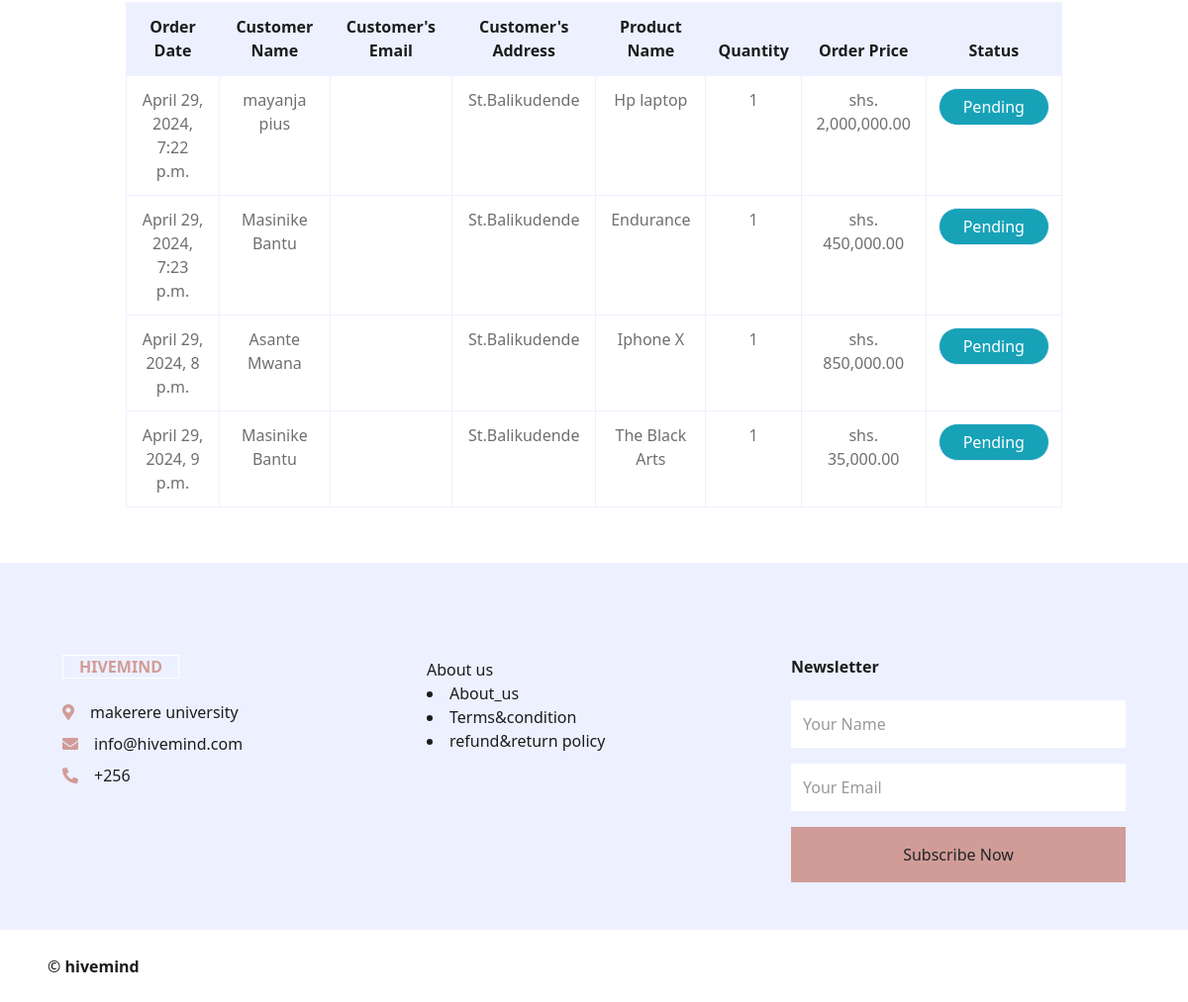
Page /business/ordered/ (signed in, lower part) on the earlier database version.
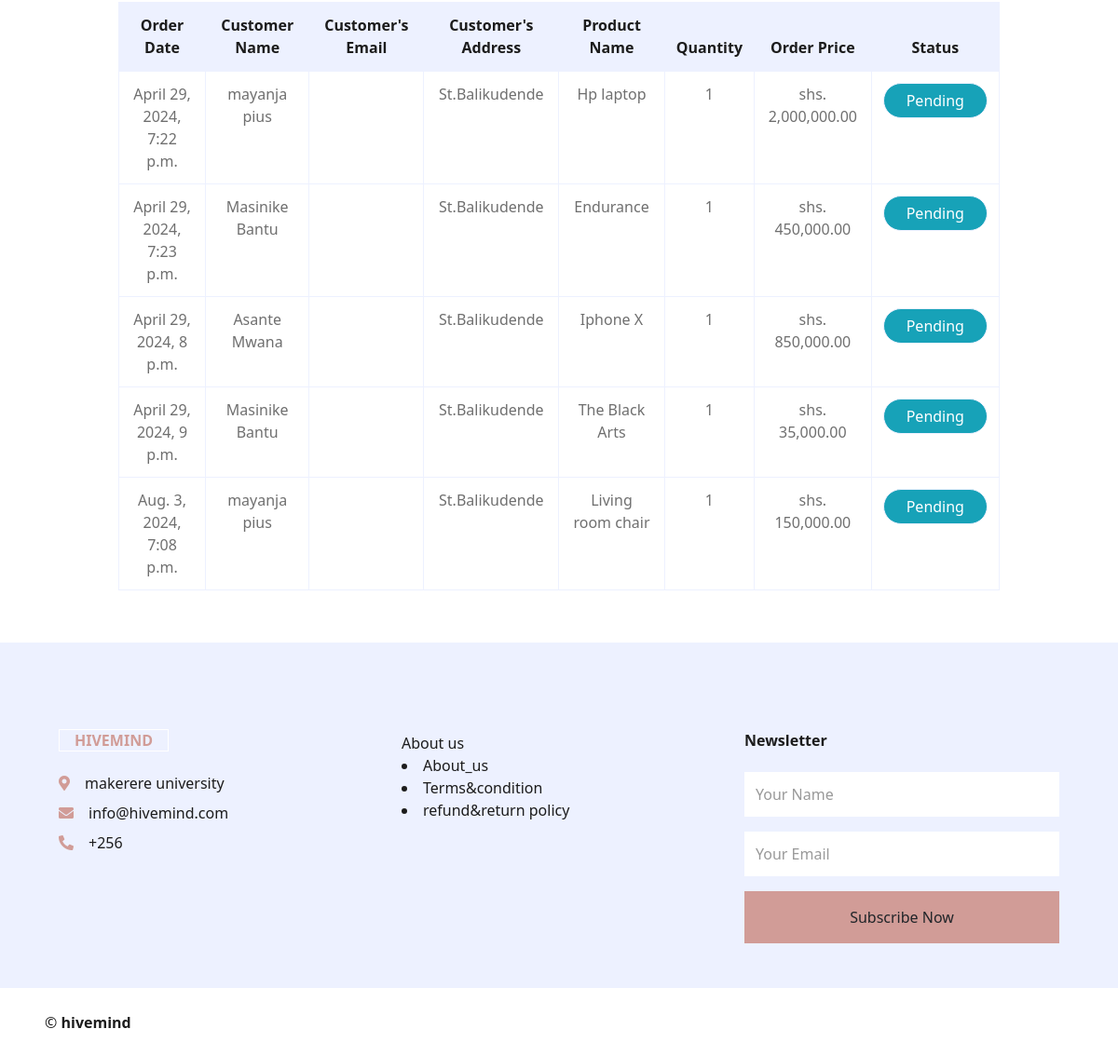
Same page on the later database version.
### orders/models.py (models this page shows, shortened)
class OrderItem(models.Model):
    order = models.ForeignKey(Order,related_name='orders',on_delete=models.CASCADE)
    product = models.ForeignKey(Type,related_name='items',on_delete=models.CASCADE)
    price = models.DecimalField(max_digits=10,decimal_places=2)
    quantity = models.PositiveIntegerField(default=1)
    def get_cost(self):
        return self.price * self.quantity

class Order(models.Model):
    user = models.ForeignKey(User, related_name='orders', on_delete=models.CASCADE, null=True)
    first_name = models.CharField(max_length=50)
    last_name = models.CharField(max_length=50)
    address = models.CharField(max_length=250)
    phone_number = models.CharField(max_length=20)
    created = models.DateTimeField(auto_now_add=True)
    updated = models.DateTimeField(auto_now=True)
    paid = models.BooleanField(default=False)
    class Meta:
        ordering = ['-created']
        indexes = [
             models.Index(fields=['-created']),
             ]

### jumia/models.py (models this page shows, shortened)
class Type(models.Model):
    category = models.ForeignKey(Categories, related_name='type',on_delete=models.CASCADE, blank=True, null=True)
    name = models.CharField(max_length = 250)
    description = models.TextField(blank=True, null=True)
    price = models.DecimalField(max_digits = 30, decimal_places=2)
    image = models.ImageField(upload_to='uploads/', null=True)
    is_available = models.BooleanField(default=True)
    product_by = models.ForeignKey(User,on_delete=models.CASCADE, blank=True, null=True)
    created_at = models.DateTimeField(auto_now_add=True)

### business/views.py (the view)
# urls.py: path('ordered/',ordered, name= 'ordered'),
@login_required
@business_required
def ordered(request):
    ordered_product = OrderItem.objects.all()
    return render(request, 'bus/ordered.html', {'ordered_product':ordered_product})

### cart/context_processors.py (called while the page is built)
def cart(request):
    return {'cart': Cart(request)}

### jumia/context_processors.py (called while the page is built)
def categories(request):
    cat = Categories.objects.all()
    return {'cat': cat}

### business/templates/bus/ordered.html (shortened to what this page needs)
{% extends 'bus/board.html' %}
{% load humanize %}
{% block content %}
<div class="container-fluid pt-5">
  <br>
  <br>
  <div class="row px-xl-4 pb-2">
      <table class="table table-bordered text-center mb-0">
        <thead class="bg-secondary text-dark">
            <tr>
                <th>Order Date</th>
                <th>Customer Name</th>
                <th>Customer's Email</th>
                <th>Customer's Address</th>
                <th>Product Name</th>
                <th>Quantity</th>
                <th>Order Price</th>
                <th>Status</th>
            </tr>
        </thead>
        <tbody class="align-middle">
          {% for item in ordered_product %}
              {% if request.user == item.product.product_by %}
                <tr>
                  <td>{{item.order.created}}</td>
                  <td>{{item.order.first_name}} {{item.order.last_name}}</td>
                  <td>{{item.order.email}}</td>
                  <td>{{item.order.address}}</td>
                  <td>{{item.product.name}}</td>
                  <td>{{item.quantity}}</td>
                  <td>shs. {{item.get_cost|intcomma}}</td>
                  <td><a href="">
                    <button class="rounded-full btn btn-info px-4 border border-red-900 text-bold">Pending</button>
                  </a></td>
                </tr>
              {% endif %}
          {% endfor %}
        </tbody>
      </table>
  </div>
</div>
{% endblock %}

Differences in the rows shown:
added OrderItem: order.created "Aug. 3, 2024, 7:08 p.m.", order.first_name "mayanja", order.last_name "pius", order.address "St.Balikudende", product.name "Living room chair", quantity "1", get_cost "150,000.00"
